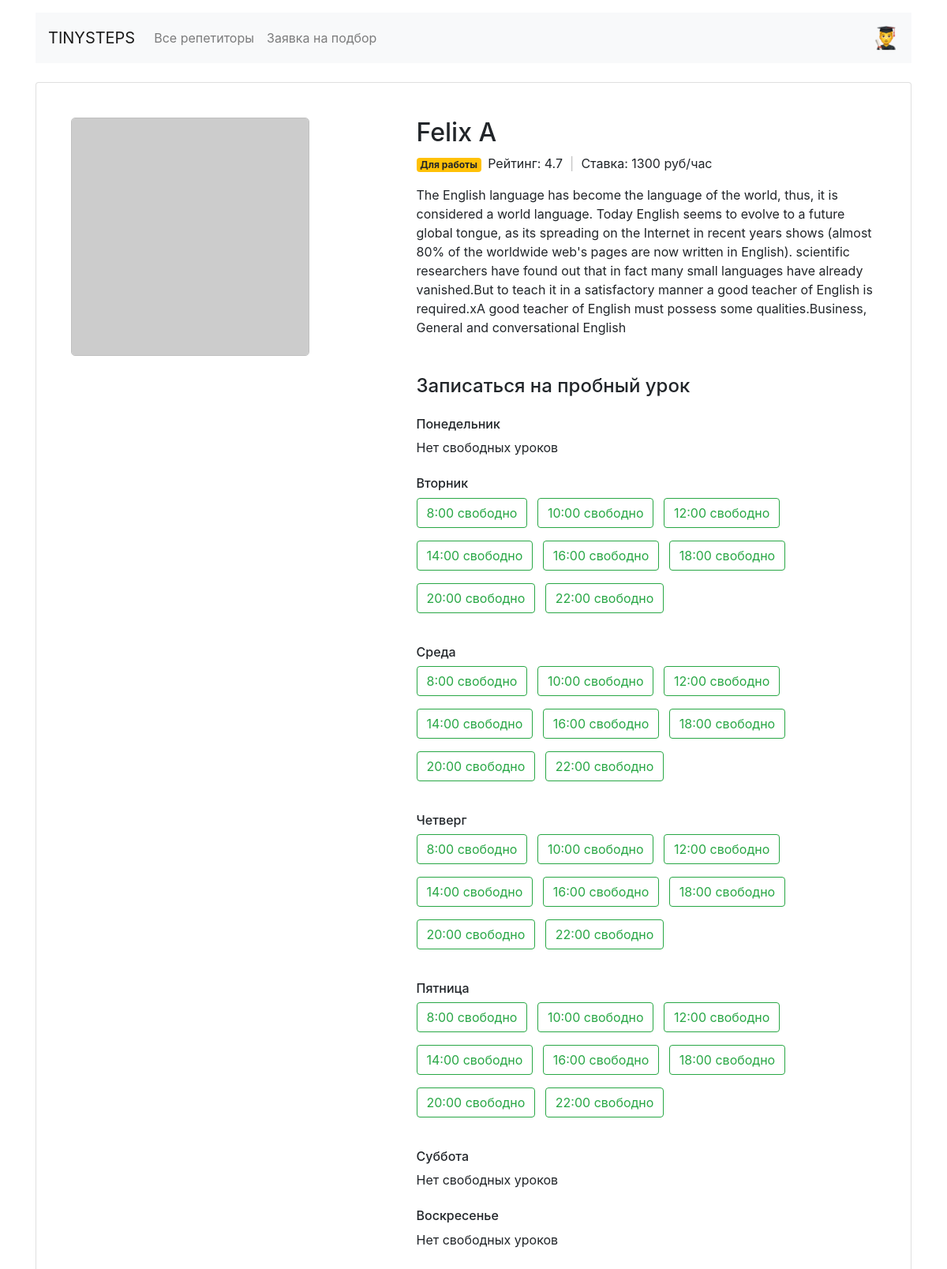
Screenshot of /profile/3/ with the database file from the repository.
### models.py (models this page shows)
class Teacher(db.Model):
    __tablename__ = "teachers"
    id = db.Column(db.Integer, primary_key=True)
    name = db.Column(db.String(100), nullable=False)
    about = db.Column(db.String, nullable=False)
    rating = db.Column(db.Float, nullable=False)
    picture = db.Column(db.String(255), nullable=False)
    price = db.Column(db.Integer, nullable=False)
    free = db.Column(db.String, nullable=False)
    goals = db.relationship("Goal", secondary=teachers_goals, back_populates="teachers")
    bookings = db.relationship('Booking', back_populates='teachers')

class Goal(db.Model):
    __tablename__ = 'goals'
    id = db.Column(db.String(11), nullable=False, primary_key=True)
    name = db.Column(db.String(100), nullable=False)
    symbol = db.Column(db.String(1), nullable=False)
    teachers = db.relationship("Teacher", secondary=teachers_goals, back_populates="goals")
    requests = db.relationship('Request', back_populates='goals')

### routes.py (the view)
@app.route('/profile/<int:teacher_id>/')
def render_profile(teacher_id):
    goals = Goal.query.all()
    teacher = Teacher.query.get_or_404(teacher_id)
    teacher_free = json_loads(teacher.free)
    teacher_goals = Goal.query.filter(Goal.teachers.any(Teacher.id == teacher_id)).all()
    return render_template("profile.html", goals=goals, teacher=teacher, teacher_free=teacher_free, teacher_goals=teacher_goals, week_days=week_days)

### templates/profile.html
{% extends 'base.html' %}
{% block container %}
  <main class="container mt-3">
    <div class="card my-4 mx-auto">
      <div class="card-body m-2 m-md-4">
        <article class="row">
          <div class="col-5"><img src="{{ teacher.picture }}" class="img-fluid avatar" alt=""></div>
          <div class="col-7">
            <section class="teacher=info">
              <h1 class="h2">{{ teacher.name }}</h1>
              <p>{% for goal in teacher_goals %}<span class="badge badge-warning mr-1">{{ goal.name }} </span>{% endfor %} Рейтинг: {{ teacher.rating }} <span class="span-sep">&nbsp;|&nbsp;</span> Ставка: {{ teacher.price }} руб/час</p>
              <p>{{ teacher.about }}</p>
            </section>
            <section class="available">
              <h4 class="mb-4 mt-5">Записаться на пробный урок</h4>
              {% for day in teacher_free.keys() %}
                <h6 class="mt-4">{{ week_days[day] }}</h6>
                  {% if True in teacher_free[day].values() %}
                    {% for time in teacher_free[day].keys() %}
                    {% if teacher_free[day][time] %}<a href="/booking/{{ teacher.id }}/{{ day }}/{{ time.split(":")[0] }}/" class="btn btn-outline-success mr-2 mb-3">{{ time }} свободно</a>
                    {% else %}<a href="#" class="btn btn-outline-secondary mr-2 mb-3 disabled">{{ time }} занято</a>
                    {% endif %}
                    {% endfor %}
                  {% else %}
                    <p>Нет свободных уроков</p>
                  {% endif %}
              {% endfor %}
            </section>
          </div>
        </article>
      </div>
    </div>
  </main>
{% endblock %}

### static/css/style.css (style rules this page uses)
.avatar { border: 1px solid silver; border-radius: 5px; }
.span-sep { color: silver; }

### rows the page displays
Teacher: name "Felix A", rating "4.7", price "1300", about "The English language has become the language of the world, thus, it is considered a world language. Today English seems to evolve to a future global tongue, as its spreading on the Internet in recent years shows (almost 80% of the worldwide web's pages are now written in English). scientific researchers have found out that in fact many small languages have already vanished.But to teach it in a satisfactory manner a good teacher of English is required.xA good teacher of English must possess some qualities.Business, General and conversational English"
Goal: name "Для работы"

### other values shown
{{ week_days[day] }} "Понедельник" "Вторник" "Среда" "Четверг" "Пятница" "Суббота" "Воскресенье"
{{ time }} "8:00" "10:00" "12:00" "14:00" "16:00" "18:00" "20:00" "22:00" "8:00" "10:00" "12:00" "14:00" "16:00" "18:00" "20:00" "22:00" "8:00" "10:00" "12:00" "14:00" "16:00" "18:00" "20:00" "22:00" "8:00" "10:00" "12:00" "14:00" "16:00" "18:00" "20:00" "22:00"
